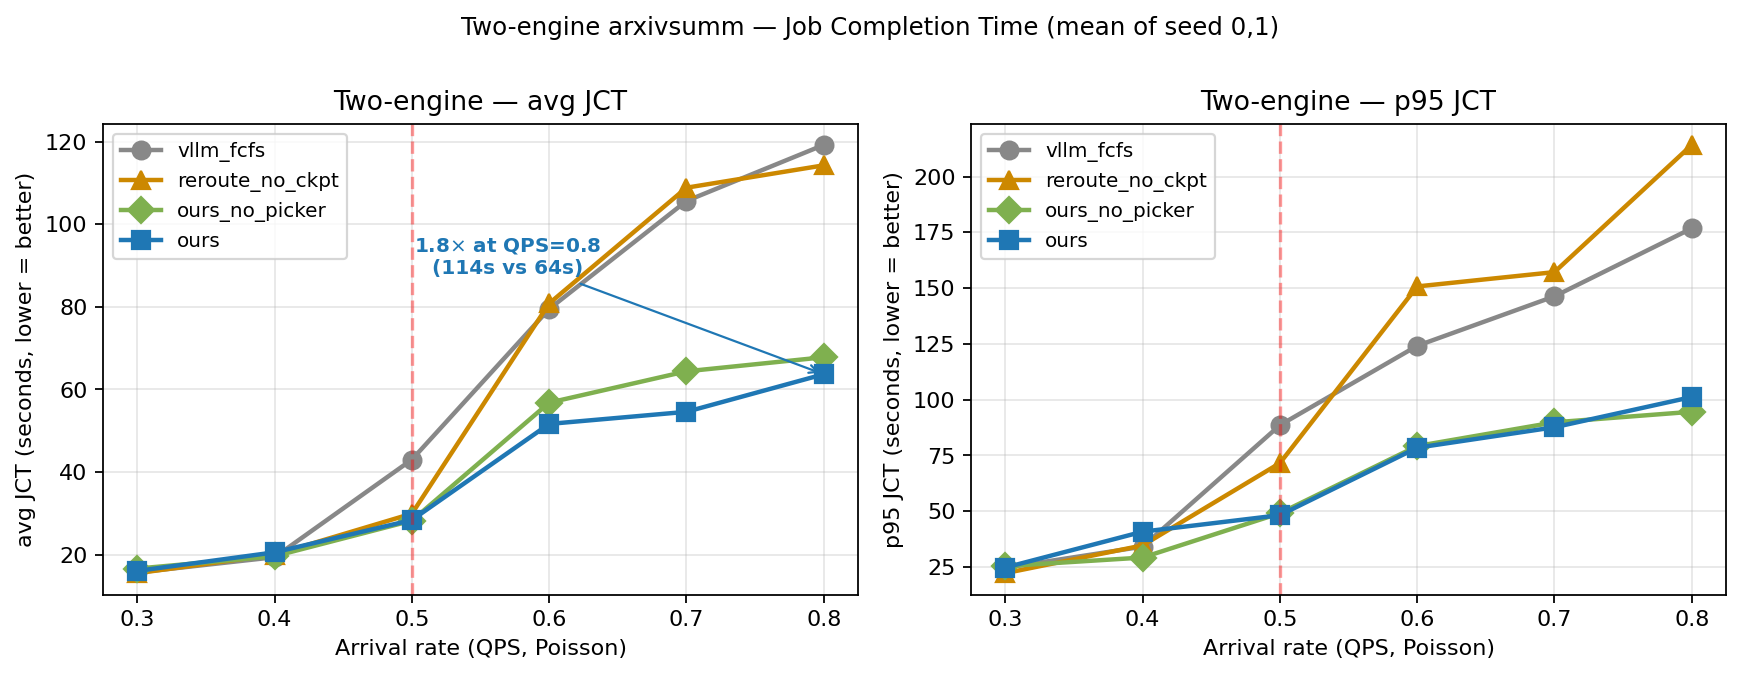

This chart was generated by the following Python code:
"""JCT figure for the paper (§5.3 sibling): two-engine avg + p95 JCT vs QPS.

Where SLO attainment saturates to near-zero under overload, Job Completion
Time still separates the baselines and reveals the full magnitude of the
mechanism's benefit: cheap reload-backed preemption keeps the engines
flowing, while reroute-no-ckpt cannot afford preemption, so head-of-line
blocking inflates JCT.

Source: experiments_v2/eval/results/a6000/
        dual_{baseline}_arxivsumm_qps{q}_n60_seed{0,1}_arxivsumm_v2_canonical_metrics.json
"""
import json
import matplotlib.pyplot as plt
import numpy as np
from pathlib import Path

R = Path(__file__).resolve().parents[1] / "eval/results/a6000"
OUT = Path(__file__).resolve().parent
SEEDS = [0, 1]
QPS = [0.3, 0.4, 0.5, 0.6, 0.7, 0.8]
BASELINES = [
    ("vllm_fcfs",       "vllm_fcfs",       "o-", "#888888"),
    ("reroute_no_ckpt", "reroute_no_ckpt", "^-", "#cc8800"),
    ("ours_no_picker",  "ours_no_picker",  "D-", "#7fb04f"),
    ("ours",            "ours",            "s-", "#1f77b4"),
]


def load(b, q, s):
    f = R / (f"dual_{b}_arxivsumm_qps{q}_n60_seed{s}_"
             f"arxivsumm_v2_canonical_metrics.json")
    return json.load(open(f)) if f.exists() else None


def jct_mean_p95(b, q):
    """Mean over seeds of (avg JCT, p95 JCT) in seconds."""
    avgs, p95s = [], []
    for s in SEEDS:
        d = load(b, q, s)
        if d is None:
            continue
        e2e = [r["e2e_ms"] / 1000.0 for r in d["per_request"]]
        avgs.append(np.mean(e2e))
        p95s.append(np.percentile(e2e, 95))
    return (np.mean(avgs) if avgs else None,
            np.mean(p95s) if p95s else None)


fig, axes = plt.subplots(1, 2, figsize=(11, 4.2))

for panel, (idx, title) in enumerate([(0, "avg JCT"), (1, "p95 JCT")]):
    ax = axes[panel]
    for b, label, style, color in BASELINES:
        ys = []
        for q in QPS:
            a, p = jct_mean_p95(b, str(q))
            ys.append((a if idx == 0 else p))
        xs = [q for q, y in zip(QPS, ys) if y is not None]
        yy = [y for y in ys if y is not None]
        ax.plot(xs, yy, style, label=label, color=color,
                linewidth=2, markersize=8)
    ax.set_xlabel("Arrival rate (QPS, Poisson)")
    ax.set_ylabel(f"{title} (seconds, lower = better)")
    ax.set_title(f"Two-engine — {title}")
    ax.grid(alpha=0.3)
    ax.axvline(0.5, color="red", linestyle="--", alpha=0.4)
    ax.legend(loc="upper left", fontsize=9)

# Annotate the reroute-vs-ours gap at QPS=0.8 on the avg panel.
a_ours, _ = jct_mean_p95("ours", "0.8")
a_rr, _ = jct_mean_p95("reroute_no_ckpt", "0.8")
if a_ours and a_rr:
    axes[0].annotate(f"{a_rr/a_ours:.1f}$\\times$ at QPS=0.8\n"
                     f"({a_rr:.0f}s vs {a_ours:.0f}s)",
                     xy=(0.8, a_ours), xytext=(0.57, 88),
                     fontsize=9, color="#1f77b4", weight="bold",
                     ha="center",
                     arrowprops=dict(arrowstyle="->", color="#1f77b4"))

fig.suptitle("Two-engine arxivsumm — Job Completion Time (mean of seed 0,1)",
             fontsize=11, y=1.00)
plt.tight_layout()
plt.savefig(OUT / "fig_jct_dual.png", dpi=160, bbox_inches="tight")
plt.savefig(OUT / "fig_jct_dual.pdf", bbox_inches="tight")
plt.close()
print("saved:", OUT / "fig_jct_dual.pdf")
print(f"{'QPS':>5} {'vllm_fcfs':>12} {'reroute_nc':>12} "
      f"{'ours_no_pick':>13} {'ours':>8}  (avg JCT s)")
for q in QPS:
    row = [f"{q:>5}"]
    for b, *_ in BASELINES:
        a, _ = jct_mean_p95(b, str(q))
        row.append(f"{a:>12.1f}" if a else f"{'n/a':>12}")
    print("  ".join(row))
